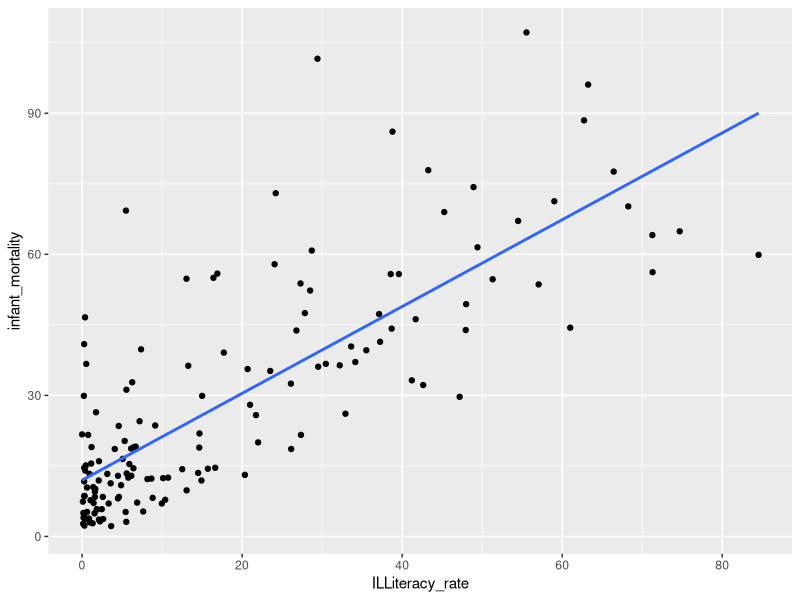

R code for this plot:
## ---- chunk 1
knitr::opts_chunk$set(echo = TRUE)
## ---- chunk 2
# Some basic set-up
library(tidyverse)
devt <- read_csv("wb_dev_ind.csv")
## ---- chunk 3
knitr::kable(devt[1:10, ])
## ---- chunk 4
summary(devt)
## ---- chunk 5
devt %>% summarise(
  mean_gdpPc = mean(gdp_per_capita, na.rm = TRUE) %>% round(),
  sd_gdpPc = sd(gdp_per_capita, na.rm = TRUE) %>% round()
)
## ---- chunk 6
devt %>%
  mutate(ILliteracy_all = 100 - literacy_all) %>%
  summarise(
    mean_ILLit = mean(ILliteracy_all, na.rm = TRUE) %>% round(2),
    sd_ILLit = sd(ILliteracy_all, na.rm = TRUE) %>% round(2)
  )
## ---- chunk 7
devt %>%
  summarise(
    mean_INF_mortal = mean(infant_mortality, na.rm = TRUE) %>% round(2),
    sd_INF_mortal = sd(infant_mortality, na.rm = TRUE) %>% round(2)
  )
## ---- chunk 8
devt %>%
  mutate(
    ILLit_male = 100 - literacy_male,
    ILLit_female = 100 - literacy_female
  ) %>%
  summarise(
    mean_ILLit_male = mean(ILLit_male, na.rm = TRUE) %>% round(2),
    mean_ILLit_female = mean(ILLit_female, na.rm = TRUE) %>% round(2)
  )
## ---- chunk 9
devt_gdp <- devt %>%
  filter(!is.na(gdp_per_capita))
## ---- chunk 10
devt_gdp %>%
  arrange(desc(gdp_per_capita)) %>%
  filter(row_number() <= 50) %>%
  mutate(ILLiteracy_all = 100 - literacy_all) %>%
  summarise(
    mean_ILLit_rich = mean(ILLiteracy_all, na.rm = TRUE) %>% round(2),
    min_ILLit_rich = min(ILLiteracy_all, na.rm = TRUE) %>% round(2),
    max_ILLit_rich = max(ILLiteracy_all, na.rm = TRUE) %>% round(2)
  )
## ---- chunk 11
devt_gdp %>%
  arrange(gdp_per_capita) %>%
  filter(row_number() <= 50) %>%
  mutate(ILLiteracy_all = 100 - literacy_all) %>%
  summarise(
    mean_ILLit_poor = mean(ILLiteracy_all, na.rm = TRUE) %>% round(2),
    min_ILLit_poor = min(ILLiteracy_all, na.rm = TRUE) %>% round(2),
    max_ILLit_poor = max(ILLiteracy_all, na.rm = TRUE) %>% round(2)
  )
## ---- chunk 12
devt_gdp %>%
  arrange(desc(gdp_per_capita)) %>%
  filter(row_number() <= 50) %>%
  summarise(
    mean_INFmortal_rich = mean(infant_mortality, na.rm = TRUE) %>% round(2),
    min_INFmortal_rich = min(infant_mortality, na.rm = TRUE) %>% round(2),
    max_INFmortal_rich = max(infant_mortality, na.rm = TRUE) %>% round(2)
  )
## ---- chunk 13
devt_gdp %>%
  arrange(gdp_per_capita) %>%
  filter(row_number() <= 50) %>%
  summarise(
    mean_INFmortal_poor = mean(infant_mortality, na.rm = TRUE) %>% round(2),
    min_INFmortal_poor = min(infant_mortality, na.rm = TRUE) %>% round(2),
    max_INFmortal_poor = max(infant_mortality, na.rm = TRUE) %>% round(2)
  )
## ---- chunk 14
devt %>%
  summarise(median_gdpPc = median(gdp_per_capita, na.rm = TRUE) %>% round())
## ---- chunk 15
lm(infant_mortality ~ gdp_per_capita, data = devt) %>% summary()
## ---- chunk 16
lm(I(100 - literacy_all) ~ gdp_per_capita, data = devt) %>% summary()
## ---- chunk 17
lm(infant_mortality ~ I(100 - literacy_all), data = devt) %>% summary()
## ---- chunk 18
devt %>%
  mutate(ILLiteracy_rate = 100 - literacy_all) %>%
  ggplot(aes(ILLiteracy_rate, infant_mortality)) +
  geom_point() +
  geom_smooth(se = FALSE, method = "lm")
